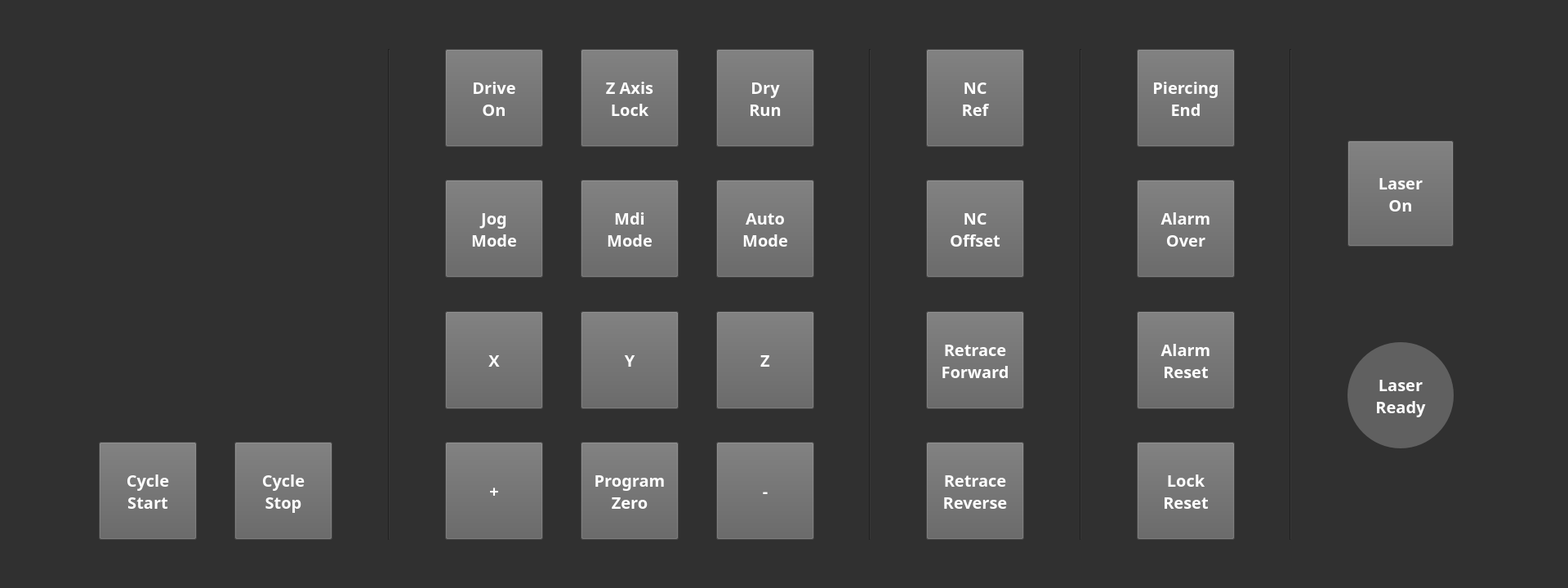
<?xml version="1.0" encoding="UTF-8"?>
<ui version="4.0">
 <author>Rajdeep Das</author>
 <class>MainWindow</class>
 <widget class="QMainWindow" name="MainWindow">
  <property name="geometry">
   <rect>
    <x>0</x>
    <y>0</y>
    <width>1920</width>
    <height>720</height>
   </rect>
  </property>
  <property name="sizePolicy">
   <sizepolicy hsizetype="Preferred" vsizetype="Preferred">
    <horstretch>0</horstretch>
    <verstretch>0</verstretch>
   </sizepolicy>
  </property>
  <property name="minimumSize">
   <size>
    <width>1920</width>
    <height>720</height>
   </size>
  </property>
  <property name="maximumSize">
   <size>
    <width>1920</width>
    <height>720</height>
   </size>
  </property>
  <property name="font">
   <font>
    <pointsize>8</pointsize>
    <weight>50</weight>
    <bold>false</bold>
   </font>
  </property>
  <property name="windowTitle">
   <string>Machine Control Panel</string>
  </property>
  <property name="styleSheet">
   <string notr="true">background-color: rgb(48, 48, 48);</string>
  </property>
  <widget class="QWidget" name="centralwidget">
   <widget class="QWidget" name="layoutWidget">
    <property name="geometry">
     <rect>
      <x>60</x>
      <y>60</y>
      <width>1781</width>
      <height>601</height>
     </rect>
    </property>
    <layout class="QHBoxLayout" name="horizontalLayout">
     <item>
      <spacer name="horizontalSpacer">
       <property name="orientation">
        <enum>Qt::Horizontal</enum>
       </property>
       <property name="sizeHint" stdset="0">
        <size>
         <width>40</width>
         <height>20</height>
        </size>
       </property>
      </spacer>
     </item>
     <item>
      <layout class="QVBoxLayout" name="verticalLayout">
       <item>
        <widget class="QLabel" name="proteck_logo">
         <property name="maximumSize">
          <size>
           <width>300</width>
           <height>100</height>
          </size>
         </property>
         <property name="text">
          <string/>
         </property>
         <property name="pixmap">
          <pixmap>images/proteck.png</pixmap>
         </property>
         <property name="scaledContents">
          <bool>true</bool>
         </property>
        </widget>
       </item>
       <item>
        <spacer name="verticalSpacer_13">
         <property name="orientation">
          <enum>Qt::Vertical</enum>
         </property>
         <property name="sizeHint" stdset="0">
          <size>
           <width>20</width>
           <height>40</height>
          </size>
         </property>
        </spacer>
       </item>
       <item>
        <widget class="QLabel" name="label">
         <property name="maximumSize">
          <size>
           <width>280</width>
           <height>40</height>
          </size>
         </property>
         <property name="text">
          <string/>
         </property>
         <property name="pixmap">
          <pixmap>images/prolaser dyna.png</pixmap>
         </property>
         <property name="scaledContents">
          <bool>true</bool>
         </property>
        </widget>
       </item>
       <item>
        <spacer name="verticalSpacer_16">
         <property name="orientation">
          <enum>Qt::Vertical</enum>
         </property>
         <property name="sizeHint" stdset="0">
          <size>
           <width>20</width>
           <height>40</height>
          </size>
         </property>
        </spacer>
       </item>
       <item>
        <spacer name="verticalSpacer_12">
         <property name="orientation">
          <enum>Qt::Vertical</enum>
         </property>
         <property name="sizeHint" stdset="0">
          <size>
           <width>20</width>
           <height>40</height>
          </size>
         </property>
        </spacer>
       </item>
       <item>
        <spacer name="verticalSpacer_15">
         <property name="orientation">
          <enum>Qt::Vertical</enum>
         </property>
         <property name="sizeHint" stdset="0">
          <size>
           <width>20</width>
           <height>40</height>
          </size>
         </property>
        </spacer>
       </item>
       <item>
        <spacer name="verticalSpacer">
         <property name="orientation">
          <enum>Qt::Vertical</enum>
         </property>
         <property name="sizeHint" stdset="0">
          <size>
           <width>20</width>
           <height>40</height>
          </size>
         </property>
        </spacer>
       </item>
       <item>
        <layout class="QHBoxLayout" name="horizontalLayout_3">
         <item>
          <widget class="QPushButton" name="cycleStartButton">
           <property name="minimumSize">
            <size>
             <width>120</width>
             <height>120</height>
            </size>
           </property>
           <property name="maximumSize">
            <size>
             <width>120</width>
             <height>120</height>
            </size>
           </property>
           <property name="font">
            <font>
             <family>Century Gothic</family>
             <pointsize>15</pointsize>
             <weight>75</weight>
             <bold>true</bold>
            </font>
           </property>
           <property name="styleSheet">
            <string notr="true">background-color: rgb(96, 96, 96);
color: rgb(255, 255, 255);</string>
           </property>
           <property name="text">
            <string>Cycle
Start</string>
           </property>
           <property name="iconSize">
            <size>
             <width>120</width>
             <height>120</height>
            </size>
           </property>
           <property name="checkable">
            <bool>false</bool>
           </property>
           <property name="flat">
            <bool>false</bool>
           </property>
          </widget>
         </item>
         <item>
          <spacer name="horizontalSpacer_2">
           <property name="orientation">
            <enum>Qt::Horizontal</enum>
           </property>
           <property name="sizeHint" stdset="0">
            <size>
             <width>40</width>
             <height>20</height>
            </size>
           </property>
          </spacer>
         </item>
         <item>
          <widget class="QPushButton" name="cycleStopButton">
           <property name="minimumSize">
            <size>
             <width>120</width>
             <height>120</height>
            </size>
           </property>
           <property name="maximumSize">
            <size>
             <width>120</width>
             <height>120</height>
            </size>
           </property>
           <property name="font">
            <font>
             <family>Century Gothic</family>
             <pointsize>15</pointsize>
             <weight>75</weight>
             <bold>true</bold>
            </font>
           </property>
           <property name="styleSheet">
            <string notr="true">background-color: rgb(96, 96, 96);
color: rgb(255, 255, 255);</string>
           </property>
           <property name="text">
            <string>Cycle
Stop</string>
           </property>
           <property name="iconSize">
            <size>
             <width>120</width>
             <height>120</height>
            </size>
           </property>
           <property name="checkable">
            <bool>false</bool>
           </property>
           <property name="flat">
            <bool>false</bool>
           </property>
          </widget>
         </item>
        </layout>
       </item>
      </layout>
     </item>
     <item>
      <spacer name="horizontalSpacer_10">
       <property name="orientation">
        <enum>Qt::Horizontal</enum>
       </property>
       <property name="sizeHint" stdset="0">
        <size>
         <width>40</width>
         <height>20</height>
        </size>
       </property>
      </spacer>
     </item>
     <item>
      <widget class="Line" name="line">
       <property name="font">
        <font>
         <pointsize>12</pointsize>
         <weight>50</weight>
         <italic>true</italic>
         <bold>false</bold>
        </font>
       </property>
       <property name="orientation">
        <enum>Qt::Vertical</enum>
       </property>
      </widget>
     </item>
     <item>
      <spacer name="horizontalSpacer_6">
       <property name="orientation">
        <enum>Qt::Horizontal</enum>
       </property>
       <property name="sizeHint" stdset="0">
        <size>
         <width>40</width>
         <height>20</height>
        </size>
       </property>
      </spacer>
     </item>
     <item>
      <layout class="QGridLayout" name="gridLayout_2">
       <item row="4" column="0">
        <widget class="QPushButton" name="xButton">
         <property name="minimumSize">
          <size>
           <width>120</width>
           <height>120</height>
          </size>
         </property>
         <property name="maximumSize">
          <size>
           <width>120</width>
           <height>120</height>
          </size>
         </property>
         <property name="font">
          <font>
           <family>Century Gothic</family>
           <pointsize>15</pointsize>
           <weight>75</weight>
           <bold>true</bold>
          </font>
         </property>
         <property name="autoFillBackground">
          <bool>false</bool>
         </property>
         <property name="styleSheet">
          <string notr="true">background-color: rgb(96, 96, 96);
color: rgb(255, 255, 255);</string>
         </property>
         <property name="text">
          <string>X</string>
         </property>
         <property name="iconSize">
          <size>
           <width>120</width>
           <height>120</height>
          </size>
         </property>
         <property name="checkable">
          <bool>false</bool>
         </property>
         <property name="checked">
          <bool>false</bool>
         </property>
         <property name="flat">
          <bool>false</bool>
         </property>
        </widget>
       </item>
       <item row="2" column="2">
        <widget class="QPushButton" name="mdiButton">
         <property name="minimumSize">
          <size>
           <width>120</width>
           <height>120</height>
          </size>
         </property>
         <property name="maximumSize">
          <size>
           <width>120</width>
           <height>120</height>
          </size>
         </property>
         <property name="font">
          <font>
           <family>Century Gothic</family>
           <pointsize>15</pointsize>
           <weight>75</weight>
           <bold>true</bold>
          </font>
         </property>
         <property name="autoFillBackground">
          <bool>false</bool>
         </property>
         <property name="styleSheet">
          <string notr="true">background-color: rgb(96, 96, 96);
color: rgb(255, 255, 255);</string>
         </property>
         <property name="text">
          <string>Mdi
Mode</string>
         </property>
         <property name="iconSize">
          <size>
           <width>120</width>
           <height>120</height>
          </size>
         </property>
         <property name="checkable">
          <bool>false</bool>
         </property>
         <property name="checked">
          <bool>false</bool>
         </property>
         <property name="flat">
          <bool>false</bool>
         </property>
        </widget>
       </item>
       <item row="1" column="0">
        <spacer name="verticalSpacer_3">
         <property name="orientation">
          <enum>Qt::Vertical</enum>
         </property>
         <property name="sizeHint" stdset="0">
          <size>
           <width>20</width>
           <height>40</height>
          </size>
         </property>
        </spacer>
       </item>
       <item row="3" column="0">
        <spacer name="verticalSpacer_4">
         <property name="orientation">
          <enum>Qt::Vertical</enum>
         </property>
         <property name="sizeHint" stdset="0">
          <size>
           <width>20</width>
           <height>40</height>
          </size>
         </property>
        </spacer>
       </item>
       <item row="2" column="0">
        <widget class="QPushButton" name="jogButton">
         <property name="minimumSize">
          <size>
           <width>120</width>
           <height>120</height>
          </size>
         </property>
         <property name="maximumSize">
          <size>
           <width>120</width>
           <height>120</height>
          </size>
         </property>
         <property name="font">
          <font>
           <family>Century Gothic</family>
           <pointsize>15</pointsize>
           <weight>75</weight>
           <bold>true</bold>
          </font>
         </property>
         <property name="autoFillBackground">
          <bool>false</bool>
         </property>
         <property name="styleSheet">
          <string notr="true">background-color: rgb(96, 96, 96);
color: rgb(255, 255, 255);</string>
         </property>
         <property name="text">
          <string>Jog
Mode</string>
         </property>
         <property name="iconSize">
          <size>
           <width>120</width>
           <height>120</height>
          </size>
         </property>
         <property name="checkable">
          <bool>false</bool>
         </property>
         <property name="checked">
          <bool>false</bool>
         </property>
         <property name="flat">
          <bool>false</bool>
         </property>
        </widget>
       </item>
       <item row="0" column="1">
        <spacer name="horizontalSpacer_3">
         <property name="orientation">
          <enum>Qt::Horizontal</enum>
         </property>
         <property name="sizeHint" stdset="0">
          <size>
           <width>40</width>
           <height>20</height>
          </size>
         </property>
        </spacer>
       </item>
       <item row="5" column="0">
        <spacer name="verticalSpacer_5">
         <property name="orientation">
          <enum>Qt::Vertical</enum>
         </property>
         <property name="sizeHint" stdset="0">
          <size>
           <width>20</width>
           <height>40</height>
          </size>
         </property>
        </spacer>
       </item>
       <item row="2" column="4">
        <widget class="QPushButton" name="autoButton">
         <property name="minimumSize">
          <size>
           <width>120</width>
           <height>120</height>
          </size>
         </property>
         <property name="maximumSize">
          <size>
           <width>120</width>
           <height>120</height>
          </size>
         </property>
         <property name="font">
          <font>
           <family>Century Gothic</family>
           <pointsize>15</pointsize>
           <weight>75</weight>
           <bold>true</bold>
          </font>
         </property>
         <property name="autoFillBackground">
          <bool>false</bool>
         </property>
         <property name="styleSheet">
          <string notr="true">background-color: rgb(96, 96, 96);
color: rgb(255, 255, 255);</string>
         </property>
         <property name="text">
          <string>Auto
Mode</string>
         </property>
         <property name="iconSize">
          <size>
           <width>120</width>
           <height>120</height>
          </size>
         </property>
         <property name="checkable">
          <bool>false</bool>
         </property>
         <property name="checked">
          <bool>false</bool>
         </property>
         <property name="flat">
          <bool>false</bool>
         </property>
        </widget>
       </item>
       <item row="6" column="0">
        <widget class="QPushButton" name="plusButton">
         <property name="minimumSize">
          <size>
           <width>120</width>
           <height>120</height>
          </size>
         </property>
         <property name="maximumSize">
          <size>
           <width>120</width>
           <height>120</height>
          </size>
         </property>
         <property name="font">
          <font>
           <family>Century Gothic</family>
           <pointsize>15</pointsize>
           <weight>75</weight>
           <bold>true</bold>
          </font>
         </property>
         <property name="autoFillBackground">
          <bool>false</bool>
         </property>
         <property name="styleSheet">
          <string notr="true">background-color: rgb(96, 96, 96);
color: rgb(255, 255, 255);</string>
         </property>
         <property name="text">
          <string>+</string>
         </property>
         <property name="iconSize">
          <size>
           <width>120</width>
           <height>120</height>
          </size>
         </property>
         <property name="checkable">
          <bool>false</bool>
         </property>
         <property name="checked">
          <bool>false</bool>
         </property>
         <property name="flat">
          <bool>false</bool>
         </property>
        </widget>
       </item>
       <item row="0" column="3">
        <spacer name="horizontalSpacer_4">
         <property name="orientation">
          <enum>Qt::Horizontal</enum>
         </property>
         <property name="sizeHint" stdset="0">
          <size>
           <width>40</width>
           <height>20</height>
          </size>
         </property>
        </spacer>
       </item>
       <item row="0" column="4">
        <widget class="QPushButton" name="dryRunButton">
         <property name="minimumSize">
          <size>
           <width>120</width>
           <height>120</height>
          </size>
         </property>
         <property name="maximumSize">
          <size>
           <width>120</width>
           <height>120</height>
          </size>
         </property>
         <property name="font">
          <font>
           <family>Century Gothic</family>
           <pointsize>15</pointsize>
           <weight>75</weight>
           <bold>true</bold>
          </font>
         </property>
         <property name="autoFillBackground">
          <bool>false</bool>
         </property>
         <property name="styleSheet">
          <string notr="true">background-color: rgb(96, 96, 96);
color: rgb(255, 255, 255);</string>
         </property>
         <property name="text">
          <string>Dry
Run</string>
         </property>
         <property name="iconSize">
          <size>
           <width>120</width>
           <height>120</height>
          </size>
         </property>
         <property name="checkable">
          <bool>false</bool>
         </property>
         <property name="checked">
          <bool>false</bool>
         </property>
         <property name="flat">
          <bool>false</bool>
         </property>
        </widget>
       </item>
       <item row="4" column="4">
        <widget class="QPushButton" name="zButton">
         <property name="minimumSize">
          <size>
           <width>120</width>
           <height>120</height>
          </size>
         </property>
         <property name="maximumSize">
          <size>
           <width>120</width>
           <height>120</height>
          </size>
         </property>
         <property name="font">
          <font>
           <family>Century Gothic</family>
           <pointsize>15</pointsize>
           <weight>75</weight>
           <bold>true</bold>
          </font>
         </property>
         <property name="autoFillBackground">
          <bool>false</bool>
         </property>
         <property name="styleSheet">
          <string notr="true">background-color: rgb(96, 96, 96);
color: rgb(255, 255, 255);</string>
         </property>
         <property name="text">
          <string>Z</string>
         </property>
         <property name="iconSize">
          <size>
           <width>120</width>
           <height>120</height>
          </size>
         </property>
         <property name="checkable">
          <bool>false</bool>
         </property>
         <property name="checked">
          <bool>false</bool>
         </property>
         <property name="flat">
          <bool>false</bool>
         </property>
        </widget>
       </item>
       <item row="6" column="4">
        <widget class="QPushButton" name="minusButton">
         <property name="minimumSize">
          <size>
           <width>120</width>
           <height>120</height>
          </size>
         </property>
         <property name="maximumSize">
          <size>
           <width>120</width>
           <height>120</height>
          </size>
         </property>
         <property name="font">
          <font>
           <family>Century Gothic</family>
           <pointsize>15</pointsize>
           <weight>75</weight>
           <bold>true</bold>
          </font>
         </property>
         <property name="autoFillBackground">
          <bool>false</bool>
         </property>
         <property name="styleSheet">
          <string notr="true">background-color: rgb(96, 96, 96);
color: rgb(255, 255, 255);</string>
         </property>
         <property name="text">
          <string>-</string>
         </property>
         <property name="iconSize">
          <size>
           <width>120</width>
           <height>120</height>
          </size>
         </property>
         <property name="checkable">
          <bool>false</bool>
         </property>
         <property name="checked">
          <bool>false</bool>
         </property>
         <property name="flat">
          <bool>false</bool>
         </property>
        </widget>
       </item>
       <item row="6" column="2">
        <widget class="QPushButton" name="vvvButton">
         <property name="minimumSize">
          <size>
           <width>120</width>
           <height>120</height>
          </size>
         </property>
         <property name="maximumSize">
          <size>
           <width>120</width>
           <height>120</height>
          </size>
         </property>
         <property name="font">
          <font>
           <family>Century Gothic</family>
           <pointsize>15</pointsize>
           <weight>75</weight>
           <bold>true</bold>
          </font>
         </property>
         <property name="autoFillBackground">
          <bool>false</bool>
         </property>
         <property name="styleSheet">
          <string notr="true">background-color: rgb(96, 96, 96);
color: rgb(255, 255, 255);</string>
         </property>
         <property name="text">
          <string>Program
Zero</string>
         </property>
         <property name="iconSize">
          <size>
           <width>120</width>
           <height>120</height>
          </size>
         </property>
         <property name="checkable">
          <bool>false</bool>
         </property>
         <property name="checked">
          <bool>false</bool>
         </property>
         <property name="flat">
          <bool>false</bool>
         </property>
        </widget>
       </item>
       <item row="4" column="2">
        <widget class="QPushButton" name="yButton">
         <property name="minimumSize">
          <size>
           <width>120</width>
           <height>120</height>
          </size>
         </property>
         <property name="maximumSize">
          <size>
           <width>120</width>
           <height>120</height>
          </size>
         </property>
         <property name="font">
          <font>
           <family>Century Gothic</family>
           <pointsize>15</pointsize>
           <weight>75</weight>
           <bold>true</bold>
          </font>
         </property>
         <property name="autoFillBackground">
          <bool>false</bool>
         </property>
         <property name="styleSheet">
          <string notr="true">background-color: rgb(96, 96, 96);
color: rgb(255, 255, 255);</string>
         </property>
         <property name="text">
          <string>Y</string>
         </property>
         <property name="iconSize">
          <size>
           <width>120</width>
           <height>120</height>
          </size>
         </property>
         <property name="checkable">
          <bool>false</bool>
         </property>
         <property name="checked">
          <bool>false</bool>
         </property>
         <property name="flat">
          <bool>false</bool>
         </property>
        </widget>
       </item>
       <item row="0" column="2">
        <widget class="QPushButton" name="zLockButton">
         <property name="minimumSize">
          <size>
           <width>120</width>
           <height>120</height>
          </size>
         </property>
         <property name="maximumSize">
          <size>
           <width>120</width>
           <height>120</height>
          </size>
         </property>
         <property name="font">
          <font>
           <family>Century Gothic</family>
           <pointsize>15</pointsize>
           <weight>75</weight>
           <bold>true</bold>
          </font>
         </property>
         <property name="autoFillBackground">
          <bool>false</bool>
         </property>
         <property name="styleSheet">
          <string notr="true">background-color: rgb(96, 96, 96);
color: rgb(255, 255, 255);</string>
         </property>
         <property name="text">
          <string>Z Axis
Lock</string>
         </property>
         <property name="iconSize">
          <size>
           <width>120</width>
           <height>120</height>
          </size>
         </property>
         <property name="checkable">
          <bool>false</bool>
         </property>
         <property name="checked">
          <bool>false</bool>
         </property>
         <property name="flat">
          <bool>false</bool>
         </property>
        </widget>
       </item>
       <item row="0" column="0">
        <widget class="QPushButton" name="drvButton">
         <property name="minimumSize">
          <size>
           <width>120</width>
           <height>120</height>
          </size>
         </property>
         <property name="maximumSize">
          <size>
           <width>120</width>
           <height>120</height>
          </size>
         </property>
         <property name="font">
          <font>
           <family>Century Gothic</family>
           <pointsize>15</pointsize>
           <weight>75</weight>
           <bold>true</bold>
          </font>
         </property>
         <property name="autoFillBackground">
          <bool>false</bool>
         </property>
         <property name="styleSheet">
          <string notr="true">background-color: rgb(96, 96, 96);
color: rgb(255, 255, 255);</string>
         </property>
         <property name="text">
          <string>Drive
On</string>
         </property>
         <property name="iconSize">
          <size>
           <width>120</width>
           <height>120</height>
          </size>
         </property>
         <property name="checkable">
          <bool>false</bool>
         </property>
         <property name="checked">
          <bool>false</bool>
         </property>
         <property name="flat">
          <bool>false</bool>
         </property>
        </widget>
       </item>
      </layout>
     </item>
     <item>
      <spacer name="horizontalSpacer_7">
       <property name="orientation">
        <enum>Qt::Horizontal</enum>
       </property>
       <property name="sizeHint" stdset="0">
        <size>
         <width>40</width>
         <height>20</height>
        </size>
       </property>
      </spacer>
     </item>
     <item>
      <widget class="Line" name="line_2">
       <property name="font">
        <font>
         <pointsize>12</pointsize>
         <weight>50</weight>
         <italic>true</italic>
         <bold>false</bold>
        </font>
       </property>
       <property name="orientation">
        <enum>Qt::Vertical</enum>
       </property>
      </widget>
     </item>
     <item>
      <spacer name="horizontalSpacer_12">
       <property name="orientation">
        <enum>Qt::Horizontal</enum>
       </property>
       <property name="sizeHint" stdset="0">
        <size>
         <width>40</width>
         <height>20</height>
        </size>
       </property>
      </spacer>
     </item>
     <item>
      <layout class="QGridLayout" name="gridLayout_3">
       <item row="0" column="0">
        <widget class="QPushButton" name="ncRefButton">
         <property name="minimumSize">
          <size>
           <width>120</width>
           <height>120</height>
          </size>
         </property>
         <property name="maximumSize">
          <size>
           <width>120</width>
           <height>120</height>
          </size>
         </property>
         <property name="font">
          <font>
           <family>Century Gothic</family>
           <pointsize>15</pointsize>
           <weight>75</weight>
           <bold>true</bold>
          </font>
         </property>
         <property name="autoFillBackground">
          <bool>false</bool>
         </property>
         <property name="styleSheet">
          <string notr="true">background-color: rgb(96, 96, 96);
color: rgb(255, 255, 255);</string>
         </property>
         <property name="text">
          <string>NC
Ref</string>
         </property>
         <property name="iconSize">
          <size>
           <width>120</width>
           <height>120</height>
          </size>
         </property>
         <property name="checkable">
          <bool>false</bool>
         </property>
         <property name="checked">
          <bool>false</bool>
         </property>
         <property name="flat">
          <bool>false</bool>
         </property>
        </widget>
       </item>
       <item row="2" column="0">
        <widget class="QPushButton" name="ncOffsetButton">
         <property name="minimumSize">
          <size>
           <width>120</width>
           <height>120</height>
          </size>
         </property>
         <property name="maximumSize">
          <size>
           <width>120</width>
           <height>120</height>
          </size>
         </property>
         <property name="font">
          <font>
           <family>Century Gothic</family>
           <pointsize>15</pointsize>
           <weight>75</weight>
           <bold>true</bold>
          </font>
         </property>
         <property name="autoFillBackground">
          <bool>false</bool>
         </property>
         <property name="styleSheet">
          <string notr="true">background-color: rgb(96, 96, 96);
color: rgb(255, 255, 255);</string>
         </property>
         <property name="text">
          <string>NC
Offset</string>
         </property>
         <property name="iconSize">
          <size>
           <width>120</width>
           <height>120</height>
          </size>
         </property>
         <property name="checkable">
          <bool>false</bool>
         </property>
         <property name="checked">
          <bool>false</bool>
         </property>
         <property name="flat">
          <bool>false</bool>
         </property>
        </widget>
       </item>
       <item row="3" column="0">
        <spacer name="verticalSpacer_7">
         <property name="orientation">
          <enum>Qt::Vertical</enum>
         </property>
         <property name="sizeHint" stdset="0">
          <size>
           <width>20</width>
           <height>40</height>
          </size>
         </property>
        </spacer>
       </item>
       <item row="6" column="0">
        <widget class="QPushButton" name="retRevButton">
         <property name="minimumSize">
          <size>
           <width>120</width>
           <height>120</height>
          </size>
         </property>
         <property name="maximumSize">
          <size>
           <width>120</width>
           <height>120</height>
          </size>
         </property>
         <property name="font">
          <font>
           <family>Century Gothic</family>
           <pointsize>15</pointsize>
           <weight>75</weight>
           <bold>true</bold>
          </font>
         </property>
         <property name="autoFillBackground">
          <bool>false</bool>
         </property>
         <property name="styleSheet">
          <string notr="true">background-color: rgb(96, 96, 96);
color: rgb(255, 255, 255);</string>
         </property>
         <property name="text">
          <string>Retrace
Reverse</string>
         </property>
         <property name="iconSize">
          <size>
           <width>120</width>
           <height>120</height>
          </size>
         </property>
         <property name="checkable">
          <bool>false</bool>
         </property>
         <property name="checked">
          <bool>false</bool>
         </property>
         <property name="flat">
          <bool>false</bool>
         </property>
        </widget>
       </item>
       <item row="4" column="0">
        <widget class="QPushButton" name="retForButton">
         <property name="minimumSize">
          <size>
           <width>120</width>
           <height>120</height>
          </size>
         </property>
         <property name="maximumSize">
          <size>
           <width>120</width>
           <height>120</height>
          </size>
         </property>
         <property name="font">
          <font>
           <family>Century Gothic</family>
           <pointsize>15</pointsize>
           <weight>75</weight>
           <bold>true</bold>
          </font>
         </property>
         <property name="autoFillBackground">
          <bool>false</bool>
         </property>
         <property name="styleSheet">
          <string notr="true">background-color: rgb(96, 96, 96);
color: rgb(255, 255, 255);</string>
         </property>
         <property name="text">
          <string>Retrace
Forward</string>
         </property>
         <property name="iconSize">
          <size>
           <width>120</width>
           <height>120</height>
          </size>
         </property>
         <property name="checkable">
          <bool>false</bool>
         </property>
         <property name="checked">
          <bool>false</bool>
         </property>
         <property name="flat">
          <bool>false</bool>
         </property>
        </widget>
       </item>
       <item row="5" column="0">
        <spacer name="verticalSpacer_8">
         <property name="orientation">
          <enum>Qt::Vertical</enum>
         </property>
         <property name="sizeHint" stdset="0">
          <size>
           <width>20</width>
           <height>40</height>
          </size>
         </property>
        </spacer>
       </item>
       <item row="1" column="0">
        <spacer name="verticalSpacer_6">
         <property name="orientation">
          <enum>Qt::Vertical</enum>
         </property>
         <property name="sizeHint" stdset="0">
          <size>
           <width>20</width>
           <height>40</height>
          </size>
         </property>
        </spacer>
       </item>
      </layout>
     </item>
     <item>
      <spacer name="horizontalSpacer_8">
       <property name="orientation">
        <enum>Qt::Horizontal</enum>
       </property>
       <property name="sizeHint" stdset="0">
        <size>
         <width>40</width>
         <height>20</height>
        </size>
       </property>
      </spacer>
     </item>
     <item>
      <widget class="Line" name="line_3">
       <property name="font">
        <font>
         <pointsize>12</pointsize>
         <weight>50</weight>
         <italic>true</italic>
         <bold>false</bold>
        </font>
       </property>
       <property name="orientation">
        <enum>Qt::Vertical</enum>
       </property>
      </widget>
     </item>
     <item>
      <spacer name="horizontalSpacer_13">
       <property name="orientation">
        <enum>Qt::Horizontal</enum>
       </property>
       <property name="sizeHint" stdset="0">
        <size>
         <width>40</width>
         <height>20</height>
        </size>
       </property>
      </spacer>
     </item>
     <item>
      <layout class="QGridLayout" name="gridLayout_4">
       <item row="5" column="0">
        <spacer name="verticalSpacer_11">
         <property name="orientation">
          <enum>Qt::Vertical</enum>
         </property>
         <property name="sizeHint" stdset="0">
          <size>
           <width>20</width>
           <height>40</height>
          </size>
         </property>
        </spacer>
       </item>
       <item row="3" column="0">
        <spacer name="verticalSpacer_10">
         <property name="orientation">
          <enum>Qt::Vertical</enum>
         </property>
         <property name="sizeHint" stdset="0">
          <size>
           <width>20</width>
           <height>40</height>
          </size>
         </property>
        </spacer>
       </item>
       <item row="1" column="0">
        <spacer name="verticalSpacer_9">
         <property name="orientation">
          <enum>Qt::Vertical</enum>
         </property>
         <property name="sizeHint" stdset="0">
          <size>
           <width>20</width>
           <height>40</height>
          </size>
         </property>
        </spacer>
       </item>
       <item row="6" column="0">
        <widget class="QPushButton" name="lockRstButton">
         <property name="minimumSize">
          <size>
           <width>120</width>
           <height>120</height>
          </size>
         </property>
         <property name="maximumSize">
          <size>
           <width>120</width>
           <height>120</height>
          </size>
         </property>
         <property name="font">
          <font>
           <family>Century Gothic</family>
           <pointsize>15</pointsize>
           <weight>75</weight>
           <bold>true</bold>
          </font>
         </property>
         <property name="autoFillBackground">
          <bool>false</bool>
         </property>
         <property name="styleSheet">
          <string notr="true">background-color: rgb(96, 96, 96);
color: rgb(255, 255, 255);</string>
         </property>
         <property name="text">
          <string>Lock
Reset</string>
         </property>
         <property name="iconSize">
          <size>
           <width>120</width>
           <height>120</height>
          </size>
         </property>
         <property name="checkable">
          <bool>false</bool>
         </property>
         <property name="checked">
          <bool>false</bool>
         </property>
         <property name="flat">
          <bool>false</bool>
         </property>
        </widget>
       </item>
       <item row="2" column="0">
        <widget class="QPushButton" name="almOvrButton">
         <property name="minimumSize">
          <size>
           <width>120</width>
           <height>120</height>
          </size>
         </property>
         <property name="maximumSize">
          <size>
           <width>120</width>
           <height>120</height>
          </size>
         </property>
         <property name="font">
          <font>
           <family>Century Gothic</family>
           <pointsize>15</pointsize>
           <weight>75</weight>
           <bold>true</bold>
          </font>
         </property>
         <property name="autoFillBackground">
          <bool>false</bool>
         </property>
         <property name="styleSheet">
          <string notr="true">background-color: rgb(96, 96, 96);
color: rgb(255, 255, 255);</string>
         </property>
         <property name="text">
          <string>Alarm
Over</string>
         </property>
         <property name="iconSize">
          <size>
           <width>120</width>
           <height>120</height>
          </size>
         </property>
         <property name="checkable">
          <bool>false</bool>
         </property>
         <property name="checked">
          <bool>false</bool>
         </property>
         <property name="flat">
          <bool>false</bool>
         </property>
        </widget>
       </item>
       <item row="0" column="0">
        <widget class="QPushButton" name="prcEndButton">
         <property name="minimumSize">
          <size>
           <width>120</width>
           <height>120</height>
          </size>
         </property>
         <property name="maximumSize">
          <size>
           <width>120</width>
           <height>120</height>
          </size>
         </property>
         <property name="font">
          <font>
           <family>Century Gothic</family>
           <pointsize>15</pointsize>
           <weight>75</weight>
           <bold>true</bold>
          </font>
         </property>
         <property name="autoFillBackground">
          <bool>false</bool>
         </property>
         <property name="styleSheet">
          <string notr="true">background-color: rgb(96, 96, 96);
color: rgb(255, 255, 255);</string>
         </property>
         <property name="text">
          <string>Piercing
End</string>
         </property>
         <property name="iconSize">
          <size>
           <width>120</width>
           <height>120</height>
          </size>
         </property>
         <property name="checkable">
          <bool>false</bool>
         </property>
         <property name="checked">
          <bool>false</bool>
         </property>
         <property name="flat">
          <bool>false</bool>
         </property>
        </widget>
       </item>
       <item row="4" column="0">
        <widget class="QPushButton" name="almRstButton">
         <property name="minimumSize">
          <size>
           <width>120</width>
           <height>120</height>
          </size>
         </property>
         <property name="maximumSize">
          <size>
           <width>120</width>
           <height>120</height>
          </size>
         </property>
         <property name="font">
          <font>
           <family>Century Gothic</family>
           <pointsize>15</pointsize>
           <weight>75</weight>
           <bold>true</bold>
          </font>
         </property>
         <property name="autoFillBackground">
          <bool>false</bool>
         </property>
         <property name="styleSheet">
          <string notr="true">background-color: rgb(96, 96, 96);
color: rgb(255, 255, 255);</string>
         </property>
         <property name="text">
          <string>Alarm
Reset</string>
         </property>
         <property name="iconSize">
          <size>
           <width>120</width>
           <height>120</height>
          </size>
         </property>
         <property name="checkable">
          <bool>false</bool>
         </property>
         <property name="checked">
          <bool>false</bool>
         </property>
         <property name="flat">
          <bool>false</bool>
         </property>
        </widget>
       </item>
      </layout>
     </item>
     <item>
      <spacer name="horizontalSpacer_9">
       <property name="orientation">
        <enum>Qt::Horizontal</enum>
       </property>
       <property name="sizeHint" stdset="0">
        <size>
         <width>40</width>
         <height>20</height>
        </size>
       </property>
      </spacer>
     </item>
     <item>
      <widget class="Line" name="line_4">
       <property name="font">
        <font>
         <pointsize>12</pointsize>
         <weight>50</weight>
         <italic>true</italic>
         <bold>false</bold>
        </font>
       </property>
       <property name="orientation">
        <enum>Qt::Vertical</enum>
       </property>
      </widget>
     </item>
     <item>
      <spacer name="horizontalSpacer_11">
       <property name="orientation">
        <enum>Qt::Horizontal</enum>
       </property>
       <property name="sizeHint" stdset="0">
        <size>
         <width>40</width>
         <height>20</height>
        </size>
       </property>
      </spacer>
     </item>
     <item>
      <layout class="QGridLayout" name="gridLayout_5">
       <item row="1" column="0">
        <widget class="QPushButton" name="laserOnButton">
         <property name="minimumSize">
          <size>
           <width>130</width>
           <height>130</height>
          </size>
         </property>
         <property name="maximumSize">
          <size>
           <width>130</width>
           <height>130</height>
          </size>
         </property>
         <property name="font">
          <font>
           <family>Century Gothic</family>
           <pointsize>15</pointsize>
           <weight>75</weight>
           <bold>true</bold>
          </font>
         </property>
         <property name="autoFillBackground">
          <bool>false</bool>
         </property>
         <property name="styleSheet">
          <string notr="true">background-color: rgb(96, 96, 96);
color: rgb(255, 255, 255);</string>
         </property>
         <property name="text">
          <string>Laser
On</string>
         </property>
         <property name="iconSize">
          <size>
           <width>130</width>
           <height>130</height>
          </size>
         </property>
         <property name="checkable">
          <bool>true</bool>
         </property>
         <property name="checked">
          <bool>false</bool>
         </property>
         <property name="flat">
          <bool>false</bool>
         </property>
        </widget>
       </item>
       <item row="4" column="0">
        <spacer name="verticalSpacer_19">
         <property name="orientation">
          <enum>Qt::Vertical</enum>
         </property>
         <property name="sizeHint" stdset="0">
          <size>
           <width>20</width>
           <height>40</height>
          </size>
         </property>
        </spacer>
       </item>
       <item row="0" column="0">
        <spacer name="verticalSpacer_18">
         <property name="orientation">
          <enum>Qt::Vertical</enum>
         </property>
         <property name="sizeHint" stdset="0">
          <size>
           <width>20</width>
           <height>40</height>
          </size>
         </property>
        </spacer>
       </item>
       <item row="2" column="0">
        <spacer name="verticalSpacer_2">
         <property name="orientation">
          <enum>Qt::Vertical</enum>
         </property>
         <property name="sizeHint" stdset="0">
          <size>
           <width>20</width>
           <height>40</height>
          </size>
         </property>
        </spacer>
       </item>
       <item row="3" column="0">
        <widget class="QLabel" name="laserReadyLamp">
         <property name="minimumSize">
          <size>
           <width>130</width>
           <height>130</height>
          </size>
         </property>
         <property name="maximumSize">
          <size>
           <width>130</width>
           <height>130</height>
          </size>
         </property>
         <property name="font">
          <font>
           <family>Century Gothic</family>
           <pointsize>15</pointsize>
           <weight>75</weight>
           <bold>true</bold>
          </font>
         </property>
         <property name="styleSheet">
          <string notr="true">background-color: rgb(96, 96, 96);
color: rgb(255, 255, 255);
border-radius: 65px;</string>
         </property>
         <property name="text">
          <string>Laser
Ready</string>
         </property>
         <property name="alignment">
          <set>Qt::AlignCenter</set>
         </property>
        </widget>
       </item>
      </layout>
     </item>
     <item>
      <spacer name="horizontalSpacer_5">
       <property name="orientation">
        <enum>Qt::Horizontal</enum>
       </property>
       <property name="sizeHint" stdset="0">
        <size>
         <width>40</width>
         <height>20</height>
        </size>
       </property>
      </spacer>
     </item>
    </layout>
   </widget>
  </widget>
  <widget class="QMenuBar" name="menubar">
   <property name="geometry">
    <rect>
     <x>0</x>
     <y>0</y>
     <width>1920</width>
     <height>26</height>
    </rect>
   </property>
  </widget>
  <widget class="QStatusBar" name="statusbar"/>
 </widget>
 <resources/>
 <connections/>
</ui>
